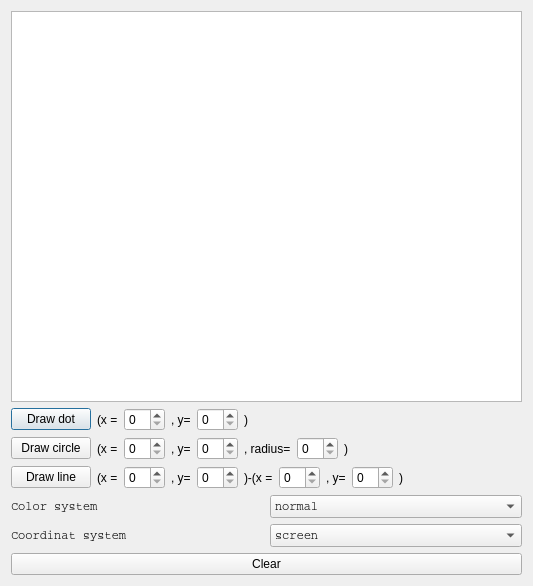
<?xml version="1.0" encoding="UTF-8"?>
<ui version="4.0">
 <class>QtToolTestCanvasMainDialog</class>
 <widget class="QDialog" name="QtToolTestCanvasMainDialog">
  <property name="geometry">
   <rect>
    <x>0</x>
    <y>0</y>
    <width>533</width>
    <height>586</height>
   </rect>
  </property>
  <layout class="QVBoxLayout" name="verticalLayout">
   <item>
    <widget class="QPlainTextEdit" name="text">
     <property name="font">
      <font>
       <family>Courier</family>
       <pointsize>8</pointsize>
      </font>
     </property>
     <property name="readOnly">
      <bool>true</bool>
     </property>
    </widget>
   </item>
   <item>
    <layout class="QHBoxLayout" name="layout_dot">
     <item>
      <widget class="QPushButton" name="button_dot">
       <property name="text">
        <string>Draw dot</string>
       </property>
      </widget>
     </item>
     <item>
      <widget class="QLabel" name="label_dot_x">
       <property name="text">
        <string>(x =</string>
       </property>
      </widget>
     </item>
     <item>
      <widget class="QSpinBox" name="box_x"/>
     </item>
     <item>
      <widget class="QLabel" name="label_doy_y">
       <property name="text">
        <string>, y=</string>
       </property>
      </widget>
     </item>
     <item>
      <widget class="QSpinBox" name="box_y"/>
     </item>
     <item>
      <widget class="QLabel" name="label_dot_close">
       <property name="text">
        <string>)</string>
       </property>
      </widget>
     </item>
     <item>
      <spacer name="horizontalSpacer">
       <property name="orientation">
        <enum>Qt::Horizontal</enum>
       </property>
       <property name="sizeHint" stdset="0">
        <size>
         <width>40</width>
         <height>20</height>
        </size>
       </property>
      </spacer>
     </item>
    </layout>
   </item>
   <item>
    <layout class="QHBoxLayout" name="layout_circle">
     <item>
      <widget class="QPushButton" name="button_circle">
       <property name="text">
        <string>Draw circle</string>
       </property>
      </widget>
     </item>
     <item>
      <widget class="QLabel" name="label_circle_x">
       <property name="text">
        <string>(x =</string>
       </property>
      </widget>
     </item>
     <item>
      <widget class="QSpinBox" name="box_circle_x"/>
     </item>
     <item>
      <widget class="QLabel" name="label_circle_y">
       <property name="text">
        <string>, y=</string>
       </property>
      </widget>
     </item>
     <item>
      <widget class="QSpinBox" name="box_circle_y"/>
     </item>
     <item>
      <widget class="QLabel" name="label_circle_r">
       <property name="text">
        <string>, radius=</string>
       </property>
      </widget>
     </item>
     <item>
      <widget class="QSpinBox" name="box_circle_r"/>
     </item>
     <item>
      <widget class="QLabel" name="label_circle_close">
       <property name="text">
        <string>)</string>
       </property>
      </widget>
     </item>
     <item>
      <spacer name="horizontalSpacer_2">
       <property name="orientation">
        <enum>Qt::Horizontal</enum>
       </property>
       <property name="sizeHint" stdset="0">
        <size>
         <width>40</width>
         <height>20</height>
        </size>
       </property>
      </spacer>
     </item>
    </layout>
   </item>
   <item>
    <layout class="QHBoxLayout" name="layout_line">
     <item>
      <widget class="QPushButton" name="button_line">
       <property name="text">
        <string>Draw line</string>
       </property>
      </widget>
     </item>
     <item>
      <widget class="QLabel" name="label_line_x1">
       <property name="text">
        <string>(x =</string>
       </property>
      </widget>
     </item>
     <item>
      <widget class="QSpinBox" name="box_line_x1"/>
     </item>
     <item>
      <widget class="QLabel" name="label_line_y1">
       <property name="text">
        <string>, y=</string>
       </property>
      </widget>
     </item>
     <item>
      <widget class="QSpinBox" name="box_line_y1"/>
     </item>
     <item>
      <widget class="QLabel" name="label_line_x2">
       <property name="text">
        <string>)-(x =</string>
       </property>
      </widget>
     </item>
     <item>
      <widget class="QSpinBox" name="box_line_x2"/>
     </item>
     <item>
      <widget class="QLabel" name="label_line_y2">
       <property name="text">
        <string>, y=</string>
       </property>
      </widget>
     </item>
     <item>
      <widget class="QSpinBox" name="box_line_y2"/>
     </item>
     <item>
      <widget class="QLabel" name="label_line_close">
       <property name="text">
        <string>)</string>
       </property>
      </widget>
     </item>
     <item>
      <spacer name="horizontalSpacer_3">
       <property name="orientation">
        <enum>Qt::Horizontal</enum>
       </property>
       <property name="sizeHint" stdset="0">
        <size>
         <width>40</width>
         <height>20</height>
        </size>
       </property>
      </spacer>
     </item>
    </layout>
   </item>
   <item>
    <layout class="QHBoxLayout" name="horizontalLayout">
     <item>
      <widget class="QLabel" name="label_color_system">
       <property name="font">
        <font>
         <family>Courier</family>
        </font>
       </property>
       <property name="text">
        <string>Color system</string>
       </property>
      </widget>
     </item>
     <item>
      <widget class="QComboBox" name="box_color_system">
       <property name="font">
        <font>
         <family>Courier</family>
        </font>
       </property>
       <item>
        <property name="text">
         <string>normal</string>
        </property>
       </item>
       <item>
        <property name="text">
         <string>invert</string>
        </property>
       </item>
      </widget>
     </item>
    </layout>
   </item>
   <item>
    <layout class="QHBoxLayout" name="horizontalLayout_2">
     <item>
      <widget class="QLabel" name="label_coordinat_system">
       <property name="font">
        <font>
         <family>Courier</family>
        </font>
       </property>
       <property name="text">
        <string>Coordinat system</string>
       </property>
      </widget>
     </item>
     <item>
      <widget class="QComboBox" name="box_coordinat_system">
       <property name="font">
        <font>
         <family>Courier</family>
        </font>
       </property>
       <item>
        <property name="text">
         <string>screen</string>
        </property>
       </item>
       <item>
        <property name="text">
         <string>graph</string>
        </property>
       </item>
      </widget>
     </item>
    </layout>
   </item>
   <item>
    <widget class="QPushButton" name="button_clear">
     <property name="text">
      <string>Clear</string>
     </property>
    </widget>
   </item>
  </layout>
 </widget>
 <resources/>
 <connections/>
</ui>
